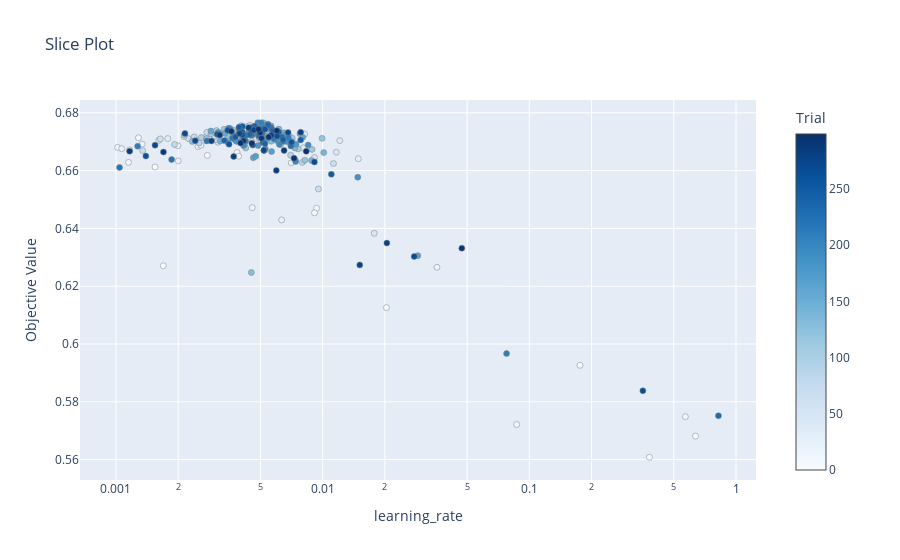

The code cell stored with this chart in its notebook:
### Markdown cell above
![Various HPs tuned.png](<attachment:Various HPs tuned.png>)

### Code cell
#Focal sur le learning rate : 
optuna.visualization.plot_slice(study, ['learning_rate'])

### Figure 1 — Plotly figure (JSON) as saved in the notebook; plotly's stock layout.template omitted (floating-point values rounded to 4 significant figures; data arrays with more than 128 entries replaced by an {"elided": "..."} marker saying what was removed)
{"data": [{"marker": {"color": {"elided": "300 int values"}, "colorbar": {"title": {"text": "Trial"}, "x": 1, "xpad": 40}, "colorscale": [[0, "rgb(247,251,255)"], [0.125, "rgb(222,235,247)"], [0.25, "rgb(198,219,239)"], [0.375, "rgb(158,202,225)"], [0.5, "rgb(107,174,214)"], [0.625, "rgb(66,146,198)"], [0.75, "rgb(33,113,181)"], [0.875, "rgb(8,81,156)"], [1, "rgb(8,48,107)"]], "line": {"color": "Grey", "width": 0.5}}, "mode": "markers", "showlegend": false, "type": "scatter", "x": {"elided": "300 float values"}, "y": {"elided": "300 float values"}}], "layout": {"title": {"text": "Slice Plot"}, "xaxis": {"title": {"text": "learning_rate"}, "type": "log"}, "yaxis": {"title": {"text": "Objective Value"}}}}
